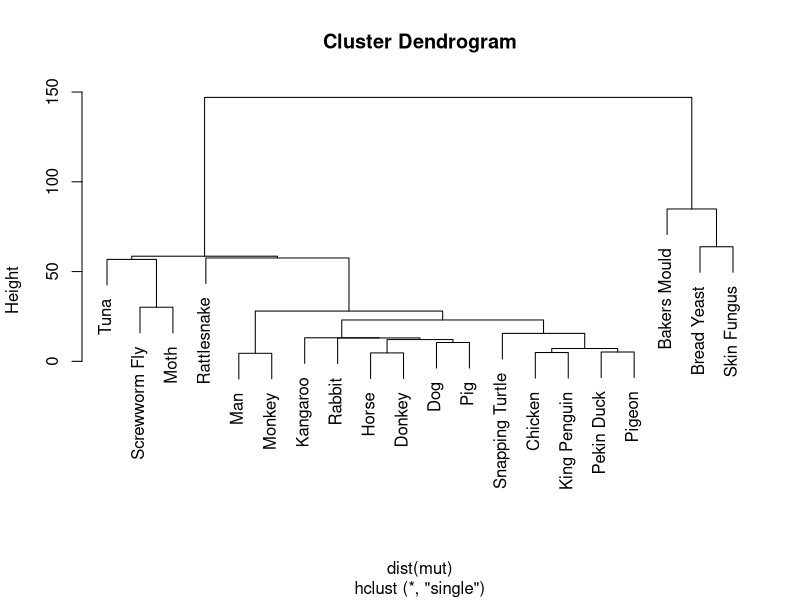

This chart was generated by the following R code: (Note: this script raises an error after producing the figure.)
## ---- chunk 1
mut <- read.csv("donnees/mutations2.csv", header = TRUE, row.names = 1)
dim(mut)
summary(mut)
mut.hclust <- hclust(dist(mut), method = "single")
plot(mut.hclust)
## ---- chunk 2
a = cutree(mut.hclust, k=3)
plot(mut.aftd$points, col = a)
## ---- chunk 3
library(MASS)
data(iris)
dim(iris)
unique(iris[,5])
iris.hclust <- hclust(dist(iris[,-5]))
plot(iris.hclust, labels = iris[,5])
rect.hclust(iris.hclust,3)
## ---- chunk 4
a=cutree(iris.hclust,3)
plot(iris, col=a)
## ---- chunk 5
iris.dist <- dist(iris[,-5])
iris.aftd <- cmdscale(iris.dist, k=2,eig = TRUE)
a=cutree(iris.hclust,3)
plot(iris.aftd$points, col = a)
## ---- chunk 6
library(cluster)
iris.diana <- diana(dist(iris[,-5]))
plot(iris.diana, labels = iris[,5])
rect.hclust(iris.diana ,3)
col=cutree(iris.diana,3)
plot(iris, col=col)
plot(iris.aftd$points, col = col)
## ---- chunk 7
iris.kmeans2 <- kmeans(iris[,-5], centers = 2)
iris.kmeans3 <- kmeans(iris[,-5], centers = 3)
iris.kmeans4 <- kmeans(iris[,-5], centers = 4)
par(mfrow=c(3,1))
plot(iris.aftd$points, col=iris.kmeans2$cluster)
plot(iris.aftd$points, col=iris.kmeans3$cluster)
plot(iris.aftd$points, col=iris.kmeans4$cluster)
## ---- chunk 8
iris.kmeans3.restart100 <- kmeans(iris[,-5], centers = 3, nstart = 10000)
plot(iris.aftd$points, col=iris.kmeans3.restart100$cluster)
iris.kmeans3$tot.withinss
iris.kmeans3$withinss
## ---- chunk 9
res <- kmeans(iris[,-5], centers = 1, nstart = 100)$tot.withinss
for(i in (2:10)){
  iris.kmeans <- kmeans(iris[,-5], centers = i)
  iris.tot.withinss <- iris.kmeans$tot.withinss
  for(k in (2:100))
  {
    iris.kmeans <- kmeans(iris[,-5], centers = i)
    iris.tot.withinss <- cbind(iris.tot.withinss, iris.kmeans$tot.withinss)
  }
  res <- cbind(res, min(iris.tot.withinss))
}
plot((1:10),res)
abline(v=3)
## ---- chunk 10

## ---- chunk 11

## ---- chunk 12

## ---- chunk 13

## ---- chunk 14

## ---- chunk 15

## ---- chunk 16

## ---- chunk 17

## ---- chunk 18

